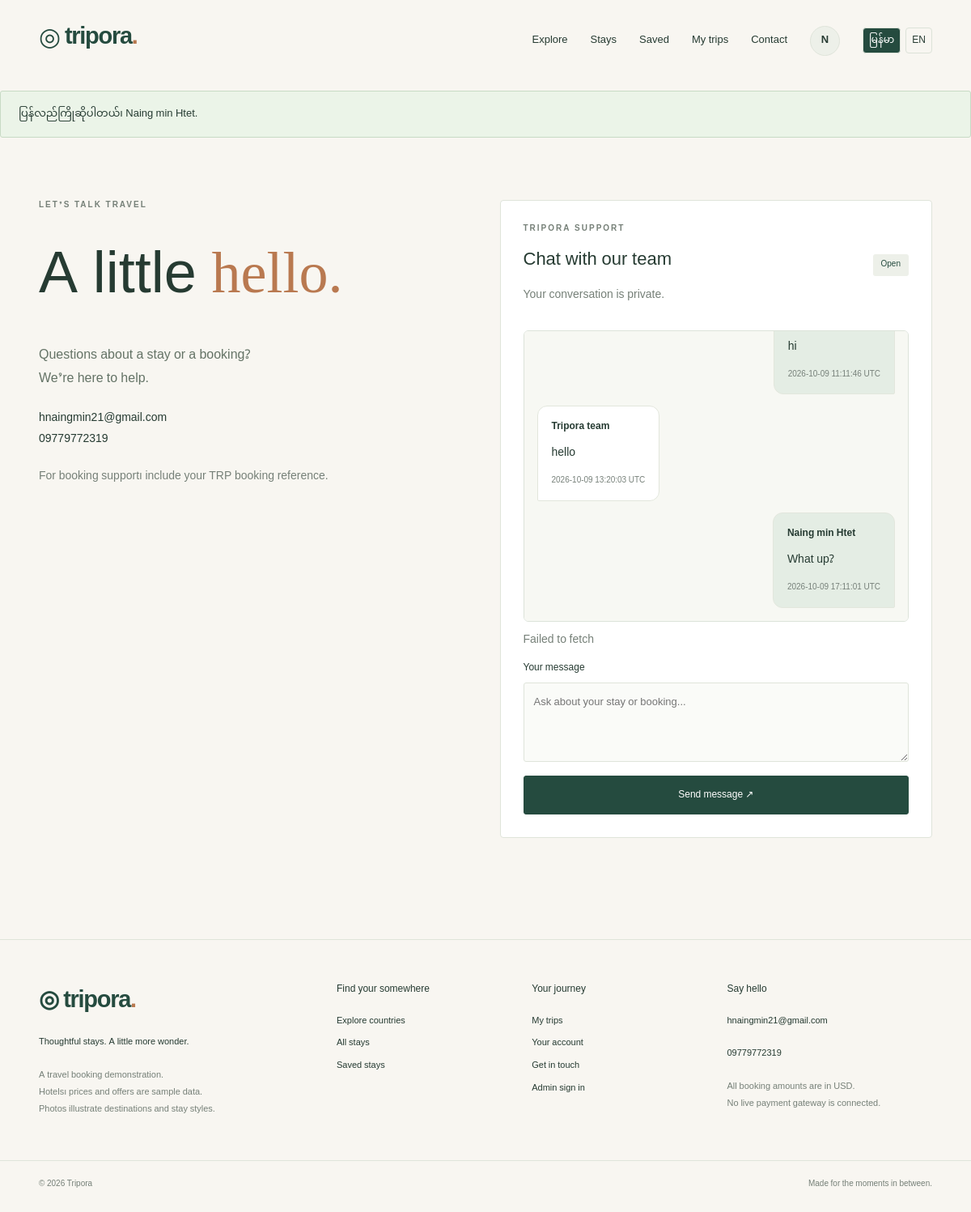
Page /contact.php?lang=my (signed in) on the committed database.
### tables this page shows
CREATE TABLE `users` (
  `id` int(10) UNSIGNED NOT NULL,
  `name` varchar(120) NOT NULL,
  `email` varchar(190) NOT NULL,
  `password_hash` varchar(255) NOT NULL,
  `phone` varchar(40) NOT NULL DEFAULT '',
  `profile_image` varchar(255) NOT NULL DEFAULT '',
  `role` enum('customer','admin') NOT NULL DEFAULT 'customer',
  `active` tinyint(1) NOT NULL DEFAULT 1,
  `auth_version` int(10) UNSIGNED NOT NULL DEFAULT 0,
  `email_verified_at` datetime DEFAULT NULL,
  `created_at` datetime NOT NULL DEFAULT current_timestamp()
);

CREATE TABLE `support_threads` (
  `id` int(10) UNSIGNED NOT NULL,
  `customer_id` int(10) UNSIGNED NOT NULL,
  `status` enum('open','resolved') NOT NULL DEFAULT 'open',
  `customer_last_read` int(10) UNSIGNED NOT NULL DEFAULT 0,
  `admin_last_read` int(10) UNSIGNED NOT NULL DEFAULT 0,
  `created_at` datetime NOT NULL DEFAULT current_timestamp(),
  `last_message_at` datetime NOT NULL DEFAULT current_timestamp()
);

CREATE TABLE `support_messages` (
  `id` int(10) UNSIGNED NOT NULL,
  `thread_id` int(10) UNSIGNED NOT NULL,
  `sender_id` int(10) UNSIGNED NOT NULL,
  `sender_role` enum('customer','admin') NOT NULL,
  `body` text NOT NULL,
  `client_nonce` varchar(64) DEFAULT NULL,
  `legacy_contact_id` int(10) UNSIGNED DEFAULT NULL,
  `created_at` datetime NOT NULL DEFAULT current_timestamp()
);

### i18n.php (called while the page is built, shortened)
<?php
function language(): string {return $GLOBALS['language'];}
function t(string $text): string {
    static $dictionary;
    if($dictionary===null){$dictionary=json_decode(file_get_contents(ROOT.'/config/languages/my.json'),true)??[];}
    if(str_starts_with($text,'Welcome back, '))return 'ပြန်လည်ကြိုဆိုပါတယ်၊ '.substr($text,14);
    if(str_contains($text,', ')){ $parts=explode(', ',$text);if(count($parts)===2)return t($parts[0]).'၊ '.t($parts[1]); }
    return $text;
}
function language_url(string $lang): string {
    $args=$_GET;$args['lang']=$lang;
    return ($_SERVER['SCRIPT_NAME']??BASE_PATH.'/customer/home.php').'?'.http_build_query($args);
}

### functions.php (called while the page is built, shortened)
<?php
function e(mixed $value): string { return htmlspecialchars((string)($value ?? ''), ENT_QUOTES, 'UTF-8'); }
function query(string $sql, array $params = []): PDOStatement {
    global $db;
    $st = $db->prepare($sql); $st->execute($params); return $st;
}
function all(string $sql, array $params = []): array { return query($sql, $params)->fetchAll(); }
function one(string $sql, array $params = []): ?array { return query($sql, $params)->fetch() ?: null; }
function asset(string $path): string { return BASE_PATH.'/'.ltrim($path,'/'); }
function url(string $page='home',array $args=[]): string {
    $routes=['home'=>'customer/home.php','explore'=>'customer/explore.php','country'=>'customer/country.php','destination'=>'customer/destination.php','stays'=>'customer/stays.php','hotel'=>'customer/hotel.php','saved'=>'customer/saved.php','trips'=>'customer/trips.php','booking'=>'customer/booking.php','profile'=>'customer/profile.php','contact'=>'customer/contact.php','proof'=>'customer/receipt.php','login'=>'auth/login.php','register'=>'auth/register.php','verify'=>'auth/verify-otp.php','forgot'=>'auth/forgot-password.php','reset'=>'auth/new-password.php','change'=>'auth/change-password.php','logout'=>'auth/logout.php','admin_login'=>'admin/login.php','admin_logout'=>'admin/logout.php','setup'=>'admin/setup-admin.php','wishlist'=>'api/wishlist.php'];
    if($page==='admin'){
        $section=(string)($args['section']??'dashboard');unset($args['section']);
        if(!in_array($section,['dashboard','countries','destinations','hotels','rooms','bookings','payments','customers','reviews','promotions','messages','settings'],true))throw new DomainException('Unknown admin page.');
        $path='admin/'.$section.'.php';
    }else{$path=$routes[$page]??null;if(!$path)throw new DomainException('Unknown page.');}
    return asset($path).($args?'?'.http_build_query($args):'');
}
function is_customer(): bool {global $user;return $user && $user['role']==='customer';}
    ?>

### bootstrap.php (called while the page is built, shortened)
<?php
require ROOT.'/includes/i18n.php';
require ROOT . '/includes/functions.php';
require ROOT.'/includes/chat.php';
require ROOT.'/includes/account.php';
$user = !empty($_SESSION['user_id']) ? one('SELECT * FROM users WHERE id=? AND active=1', [$_SESSION['user_id']]) : null;

### account.php (called while the page is built, shortened)
<?php
function profile_initial(array $u): string {
    return preg_match('/^./us',trim($u['name']),$match)?strtoupper($match[0]):'?';
}

### chat.php (the view, shortened to what this page needs)
<?php
function customer_thread(array $u): array {
    $thread=one('SELECT * FROM support_threads WHERE customer_id=?',[$u['id']]);link_guest_contacts($u,(int)$thread['id']);return $thread;
}
function chat_shell(array $thread): void {
    $u=$GLOBALS['user'];
    $messages=all('SELECT m.*,u.name sender_name FROM support_messages m JOIN users u ON u.id=m.sender_id WHERE m.thread_id=? ORDER BY m.id LIMIT 100',[$thread['id']]);
    $last=$messages?max(array_column($messages,'id')):0;
    ?>
    <section class="chat-panel panel" data-chat="<?=e($thread['id'])?>" data-endpoint="<?=e(asset('api/chat.php'))?>" data-last="<?=e($last)?>">
    <div class="heading-row"><div><p class="eyebrow"><?=e(t('TRIPORA SUPPORT'))?></p><h3><?=e($u['role']==='admin'?$thread['customer_name']:t('Chat with our team'))?></h3><p class="muted"><?=e($u['role']==='admin'?$thread['email']:t('Your conversation is private.'))?></p></div><span class="badge" data-chat-status><?=e(t($thread['status']))?></span></div>
    <div class="chat-history" aria-label="<?=e(t('Conversation messages'))?>" aria-live="polite" aria-relevant="additions text">
    <?php foreach($messages as $m): ?><article class="chat-bubble <?=$m['sender_role']===$u['role']?'mine':''?>" data-message="<?=e($m['id'])?>"><strong><?=e($m['sender_role']==='admin'?t('Tripora team'):$m['sender_name'])?></strong><p><?=nl2br(e($m['body']))?></p><time><?=e($m['created_at'])?> <?=e(t('UTC'))?></time></article><?php endforeach ?>
    <?php if(!$messages): ?><p class="chat-empty muted"><?=e(t('Send a message to start your conversation.'))?></p><?php endif ?></div>
    <p class="chat-feedback muted" role="status"></p><form class="stack chat-form" method="post"><label><?=e(t('Your message'))?><textarea name="message" rows="3" maxlength="3000" required placeholder="<?=e(t('Ask about your stay or booking...'))?>"></textarea></label><button class="button"><?=e(t('Send message ↗'))?></button></form></section>
    <?php
}

### header.php (shortened to what this page needs)
<!doctype html>
<html lang="<?=e(language())?>"><head><link rel="stylesheet" href="<?=e(asset('public/style.css?v=8'))?>"><link rel="stylesheet" href="<?=e(asset('public/gallery-admin.css?v=8'))?>"></head><body data-role="<?=e($user['role']??'guest')?>">
<header class="site-header wrap"><a class="brand" href="<?=e(url())?>"><span class="brand-icon">◎</span> <?=e(t('tripora'))?><span class="brand-dot">.</span></a><nav id="main-nav" aria-label="<?=e(t('Main navigation'))?>">
<?php if(in_array($page,['admin','admin_login','setup','admin_logout'],true)): ?>
<a href="<?=e(url())?>"><?=e(t('Visit website ↗'))?></a><?php if($user&&$user['role']==='admin'): ?><a href="<?=e(url('admin'))?>"><?=e(t('Dashboard'))?></a><form method="post" action="<?=e(url('admin_logout'))?>"><?=csrf()?><input type="hidden" name="action" value="admin_logout"><button class="button outline small"><?=e(t('Sign out'))?></button></form><?php else: ?><a href="<?=e(url('admin_login'))?>"><?=e(t('Admin sign in'))?></a><?php endif ?>
<?php else: ?>
<a class="<?=in_array($page,['explore','country','destination'])?'active':''?>" href="<?=e(url('explore'))?>"><?=e(t('Explore'))?></a><a class="<?=$page==='stays'?'active':''?>" href="<?=e(url('stays'))?>"><?=e(t('Stays'))?></a><?php if(!$user||is_customer()): ?><a href="<?=e(url('saved'))?>"><?=e(t('Saved'))?></a><a href="<?=e(url('trips'))?>"><?=e(t('My trips'))?></a><?php endif ?><a href="<?=e(url('contact'))?>"><?=e(t('Contact'))?></a><?php if($user): ?><?php if($user['role']==='admin'): ?><a href="<?=e(url('admin'))?>"><?=e(t('Admin'))?></a><?php endif ?><a class="account-link" href="<?=e(url('profile'))?>" aria-label="<?=e(t('Your account'))?>"><?php if(!empty($user['profile_image'])): ?><img src="<?=e(avatar_url($user))?>" alt="<?=e(t('Your profile photo'))?>"><?php else: ?><?=e(profile_initial($user))?><?php endif ?></a><?php else: ?><a class="button small" href="<?=e(url('login'))?>"><?=e(t('Sign in ↗'))?></a><?php endif ?>
<?php endif ?><span class="language-switch" aria-label="<?=e(t('Language'))?>"><a href="<?=e(language_url('my'))?>" aria-current="<?=language()==='my'?'true':'false'?>">မြန်မာ</a><a href="<?=e(language_url('en'))?>" aria-current="<?=language()==='en'?'true':'false'?>"><?=e(t('EN'))?></a></span></nav></header>
<?php foreach($_SESSION['flash']??[] as $f): ?><div class="wrap notice <?=e($f['type'])?>" role="status"><?=e(t($f['message']))?></div><?php endforeach;unset($_SESSION['flash']); ?>

### style.css (style rules this page uses)
:root { --green:#254b3f;--green-deep:#1b392f;--terra:#b97950;--cream:#f8f6f1;--sage:#edf0e9;--ink:#263b32;--muted:#768078;--line:#dfe4da;--white:#fff;--serif:Georgia,'Times New Roman',serif }
* { box-sizing:border-box }
body { margin:0;background:var(--cream);color:var(--ink);font-family:Arial,Helvetica,sans-serif;font-size:14px;line-height:1.65 }
a { color:inherit;text-decoration:none }
button,input,textarea,select { font:inherit }
button,a,input,select,textarea { -webkit-tap-highlight-color:transparent }
button { cursor:pointer }
h3 { font-family:var(--serif);font-size:22px;font-weight:400;line-height:1.25;margin:14px 0 9px }
p { margin:12px 0 20px }
.wrap { max-width:1312px;margin:0 auto;padding-left:48px;padding-right:48px }
.site-header { height:100px;display:flex;justify-content:space-between;align-items:center;gap:32px }
.brand { font-weight:600;font-size:29px;letter-spacing:-1.3px;white-space:nowrap;color:var(--green) }
.brand-icon { font-size:31px;font-weight:400;vertical-align:-2px }
.brand-dot { color:var(--terra) }
.site-header nav { display:flex;align-items:center;gap:28px;font-size:13px }
.account-link { border:1px solid var(--line);border-radius:50%;width:37px;height:37px;display:grid;place-items:center;background:var(--sage);font-weight:600 }
.eyebrow { font-size:10px;letter-spacing:2px;font-weight:600;color:var(--muted);line-height:1.5;margin:0 0 17px;text-transform:uppercase }
.button { display:inline-flex;align-items:center;justify-content:center;border:1px solid var(--green);border-radius:3px;background:var(--green);color:white;padding:14px 21px;font-size:12px;line-height:1.5;gap:8px;text-align:center;white-space:normal;transition:background .15s,transform .15s }
.heading-row { display:flex;align-items:center;justify-content:space-between;gap:26px;margin-bottom:30px }
.heading-row .eyebrow { margin-bottom:0 }
.muted { color:var(--muted) }
.panel { background:#fff;border:1px solid var(--line);padding:28px;border-radius:4px }
.panel p:last-child { margin-bottom:0 }
.badge { display:inline-block;font-size:10px;line-height:1.5;padding:6px 10px;background:var(--sage);border-radius:3px;color:var(--green);text-transform:capitalize }
.notice { padding:16px 22px;margin-top:12px;margin-bottom:12px;border:1px solid #c7dac4;background:#ebf4e8;border-radius:3px;font-size:13px }
.stack { display:grid;gap:17px }
.stack label { font-size:12px;font-weight:500;display:grid;gap:7px }
input:not([type=checkbox]):not([type=hidden]),select,textarea { display:block;width:100%;min-width:0;border:1px solid var(--line);background:#fafbf8;color:var(--ink);padding:12px;border-radius:3px;font-size:13px }
textarea { resize:vertical;min-height:95px }
html[lang="my"] body { font-family:"Myanmar Text","Noto Sans Myanmar",Pyidaungsu,sans-serif;line-height:1.85 }
html[lang="my"] h1,html[lang="my"] h2,html[lang="my"] h3 { font-family:"Myanmar Text","Noto Sans Myanmar",sans-serif;line-height:1.6;letter-spacing:0 }
.language-switch { display:flex;gap:6px;align-items:center;font-size:12px }
.language-switch a { padding:4px 7px;border:1px solid #dce2d8;border-radius:4px }
.language-switch a[aria-current="true"] { background:var(--green);color:white }
.chat-history { height:360px;overflow-y:auto;padding:16px;background:#f7f8f3;border:1px solid #dce3d9;border-radius:6px;display:flex;flex-direction:column;gap:14px }
.chat-bubble { align-self:flex-start;max-width:85%;padding:12px 17px;background:#fff;border:1px solid #e2e6dc;border-radius:12px 12px 12px 2px }
.chat-bubble.mine { align-self:flex-end;background:#e4ede4;border-radius:12px 12px 2px 12px }
.chat-bubble p { white-space:pre-wrap;overflow-wrap:anywhere;margin:7px 0 }
.chat-bubble strong { font-size:12px }
.chat-bubble time { font-size:10px;color:#77817a }
.chat-feedback { min-height:24px;margin:10px 0 }
.chat-form textarea { resize:vertical }
.account-link { overflow:hidden;flex-shrink:0 }

### rows in the picture
users: name "N", role "Chat with our team", role "Your conversation is private."
support_threads: status "Open"
support_messages: body "hi", created_at "2026-10-09 11:11:46"
support_messages: sender_role "Tripora team", body "hello", created_at "2026-10-09 13:20:03"
support_messages: sender.name "Naing min Htet", body "What up?", created_at "2026-10-09 17:11:01"

### other values in the picture
t('tripora') "tripora"
t('Explore') "Explore"
t('Stays') "Stays"
t('Saved') "Saved"
t('My trips') "My trips"
t('Contact') "Contact"
t('EN') "EN"
t($f['message']) "ပြန်လည်ကြိုဆိုပါတယ်၊ Naing min Htet."
t('LET’S TALK TRAVEL') "LET’S TALK TRAVEL"
t('A little') "A little"
t('hello.') "hello."
t('Questions about a stay or a booking?') "Questions about a stay or a booking?"
t('We’re here to help.') "We’re here to help."
setting('contact_email') "hnaingmin21@gmail.com"
setting('contact_phone') "09779772319"
